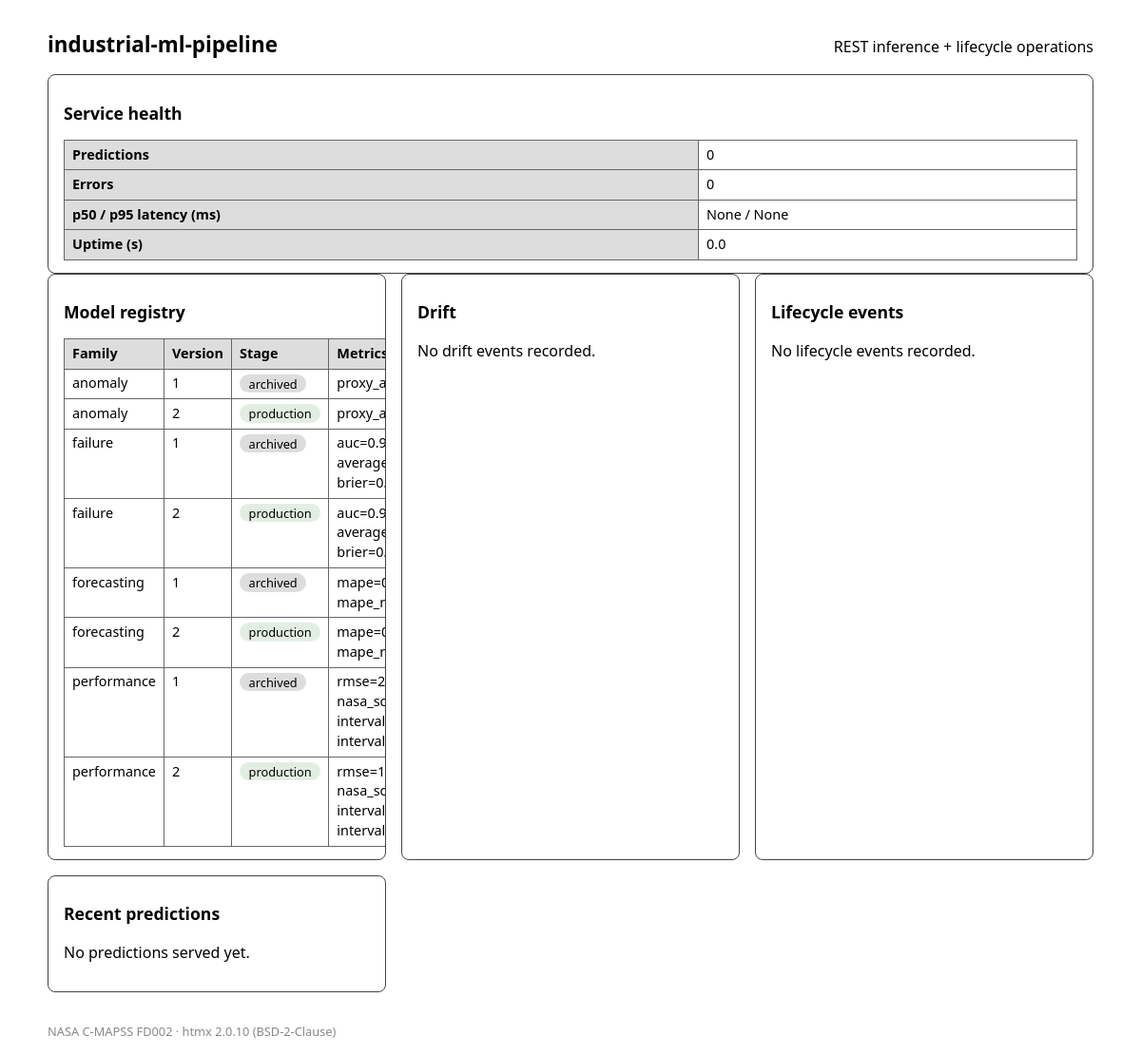
/dashboard, run on the app's committed database.
### tables this page shows
CREATE TABLE artifacts (
                    artifact_id TEXT PRIMARY KEY,
                    family TEXT NOT NULL,
                    version INTEGER NOT NULL,
                    stage TEXT NOT NULL,
                    subset TEXT NOT NULL,
                    run_id TEXT NOT NULL,
                    artifact_path TEXT NOT NULL,
                    manifest_json TEXT NOT NULL,
                    registered_at TEXT NOT NULL
                );

### pipeline/monitoring/dashboard.py (the view)
    @router.get("", response_class=HTMLResponse)
    def dashboard(request: Request) -> HTMLResponse:
        return templates.TemplateResponse(
            request,
            "index.html",
            context(),
        )

### pipeline/monitoring/templates/index.html (shortened to what this page needs)
<!doctype html>
<html lang="en">
  <head>
  </head>
  <body>
    <header>
      <h1>industrial-ml-pipeline</h1>
      <span>REST inference + lifecycle operations</span>
    </header>
    <section class="card" aria-labelledby="health-heading">
      <h2 id="health-heading">Service health</h2>
      <table>
        <tbody>
          <tr><th scope="row">Predictions</th><td>{{ health.total_predictions }}</td></tr>
          <tr><th scope="row">Errors</th><td>{{ health.errors }}</td></tr>
          <tr><th scope="row">p50 / p95 latency (ms)</th>
              <td>{{ health.p50_latency_ms }} / {{ health.p95_latency_ms }}</td></tr>
          <tr><th scope="row">Uptime (s)</th><td>{{ health.uptime_seconds }}</td></tr>
        </tbody>
      </table>
    </section>
    <div class="cards">
      <section class="card"
               id="registry-panel"
               hx-get="/dashboard/partials/registry"
               hx-trigger="every 10s"
               hx-swap="innerHTML"
               aria-labelledby="registry-heading">
        <h2 id="registry-heading">Model registry</h2>
        {% include "partials/registry.html" %}
      </section>
      <section class="card"
               id="drift-panel"
               hx-get="/dashboard/partials/drift"
               hx-trigger="every 10s"
               hx-swap="innerHTML"
               aria-labelledby="drift-heading">
        <h2 id="drift-heading">Drift</h2>
        {% include "partials/drift.html" %}
      </section>
      <section class="card"
               id="gates-panel"
               hx-get="/dashboard/partials/gates"
               hx-trigger="every 10s"
               hx-swap="innerHTML"
               aria-labelledby="gates-heading">
        <h2 id="gates-heading">Lifecycle events</h2>
        {% include "partials/gates.html" %}
      </section>
      <section class="card"
               id="predictions-panel"
               hx-get="/dashboard/partials/predictions"
               hx-trigger="every 10s"
               hx-swap="innerHTML"
               aria-labelledby="predictions-heading">
        <h2 id="predictions-heading">Recent predictions</h2>
        {% include "partials/predictions.html" %}
      </section>
    </div>
    <footer>NASA C-MAPSS FD002 · htmx 2.0.10 (BSD-2-Clause)</footer>
  </body>
</html>

### pipeline/monitoring/templates/partials/registry.html
{% if registry_entries %}
<table>
  <thead>
    <tr><th scope="col">Family</th><th scope="col">Version</th>
        <th scope="col">Stage</th><th scope="col">Metrics</th></tr>
  </thead>
  <tbody>
    {% for entry in registry_entries %}
    <tr>
      <td>{{ entry.manifest.family }}</td>
      <td>{{ entry.manifest.version }}</td>
      <td><span class="pill {{ entry.manifest.stage }}">{{ entry.manifest.stage }}</span></td>
      <td>
        {% for key, value in entry.manifest.metrics.items() %}
          {{ key }}={{ value | round(4) }}{% if not loop.last %}, {% endif %}
        {% endfor %}
      </td>
    </tr>
    {% endfor %}
  </tbody>
</table>
{% else %}
<p>No artifacts registered yet.</p>
{% endif %}

### pipeline/monitoring/templates/partials/drift.html
{% if drift_events %}
<table>
  <thead>
    <tr><th scope="col">Feature</th><th scope="col">PSI</th>
        <th scope="col">Threshold</th><th scope="col">Triggered</th></tr>
  </thead>
  <tbody>
    {% for event in drift_events[-10:] %}
    <tr>
      <td>{{ event.feature }}</td>
      <td>{{ "%.3f" | format(event.psi) }}</td>
      <td>{{ event.threshold }}</td>
      <td>{{ event.triggered }}</td>
    </tr>
    {% endfor %}
  </tbody>
</table>
{% else %}
<p>No drift events recorded.</p>
{% endif %}

### pipeline/monitoring/templates/partials/gates.html
{% if events %}
<ul style="margin:0; padding-left:1.2rem;">
  {% for event in events[-15:] %}
  <li>
    {% if event.event_type == "stage_transition" %}
      {{ event.artifact_id }}: {{ event.from_stage or "none" }} → {{ event.to_stage }}
    {% elif event.event_type == "shadow_eval" %}
      shadow: quality={{ event.quality_pass }} latency={{ event.latency_pass }}
      promoted={{ event.promoted }}
    {% else %}
      {{ event.event_type }} @ {{ event.occurred_at.strftime("%H:%M:%S") }}
    {% endif %}
  </li>
  {% endfor %}
</ul>
{% else %}
<p>No lifecycle events recorded.</p>
{% endif %}

### pipeline/monitoring/templates/partials/predictions.html
{% if health.recent_predictions %}
<table>
  <thead>
    <tr><th scope="col">Engine</th><th scope="col">Cycle</th>
        <th scope="col">P(failure)</th><th scope="col">RUL</th>
        <th scope="col">Anomaly</th></tr>
  </thead>
  <tbody>
    {% for item in health.recent_predictions %}
    <tr>
      <td>{{ item.engine_id }}</td>
      <td>{{ item.final_cycle }}</td>
      <td>{{ item.failure_probability }}</td>
      <td>{{ item.rul_point }}</td>
      <td>{{ item.anomaly_flag }}</td>
    </tr>
    {% endfor %}
  </tbody>
</table>
{% else %}
<p>No predictions served yet.</p>
{% endif %}

### pipeline/monitoring/templates/index.html (style rules this page uses)
:root { color-scheme: light dark; }
body { font-family: system-ui, -apple-system, "Segoe UI", sans-serif; margin: 0 auto; max-width: 1100px; padding: 1rem; line-height: 1.45; }
header { display: flex; justify-content: space-between; align-items: baseline; }
h1 { font-size: 1.4rem; }
h2 { font-size: 1.1rem; }
.cards { display: grid; gap: 1rem; grid-template-columns: repeat(auto-fit, minmax(320px, 1fr)); }
.card { border: 1px solid #444; border-radius: 8px; padding: 0.8rem 1rem; overflow-x: auto; }
table { border-collapse: collapse; width: 100%; font-size: 0.9rem; }
th, td { border: 1px solid #666; padding: 0.3rem 0.5rem; text-align: left; vertical-align: top; }
th { background: #00000022; }
.pill { border-radius: 999px; padding: 0.05rem 0.6rem; font-size: 0.8rem; }
.production { background: #2e7d3222; }
.archived { background: #55555533; }
footer { margin-top: 2rem; color: #888; font-size: 0.8rem; }

### data on the page
artifacts: manifest.family "anomaly", manifest.version "1", manifest.stage "archived"
artifacts: manifest.family "anomaly", manifest.version "2", manifest.stage "production"
artifacts: manifest.family "failure", manifest.version "1", manifest.stage "archived"
artifacts: manifest.family "failure", manifest.version "2", manifest.stage "production"
artifacts: manifest.family "forecasting", manifest.version "1", manifest.stage "archived"
artifacts: manifest.family "forecasting", manifest.version "2", manifest.stage "production"
artifacts: manifest.family "performance", manifest.version "1", manifest.stage "archived"
artifacts: manifest.family "performance", manifest.version "2", manifest.stage "production"

### other printed values
{{ health.total_predictions }} "0"
{{ health.errors }} "0"
{{ health.p50_latency_ms }} "None"
{{ health.p95_latency_ms }} "None"
{{ health.uptime_seconds }} "0.0"
{{ key }} "auc" "brier" "auc" "brier" "mape" "mape" "rmse" "rmse"
